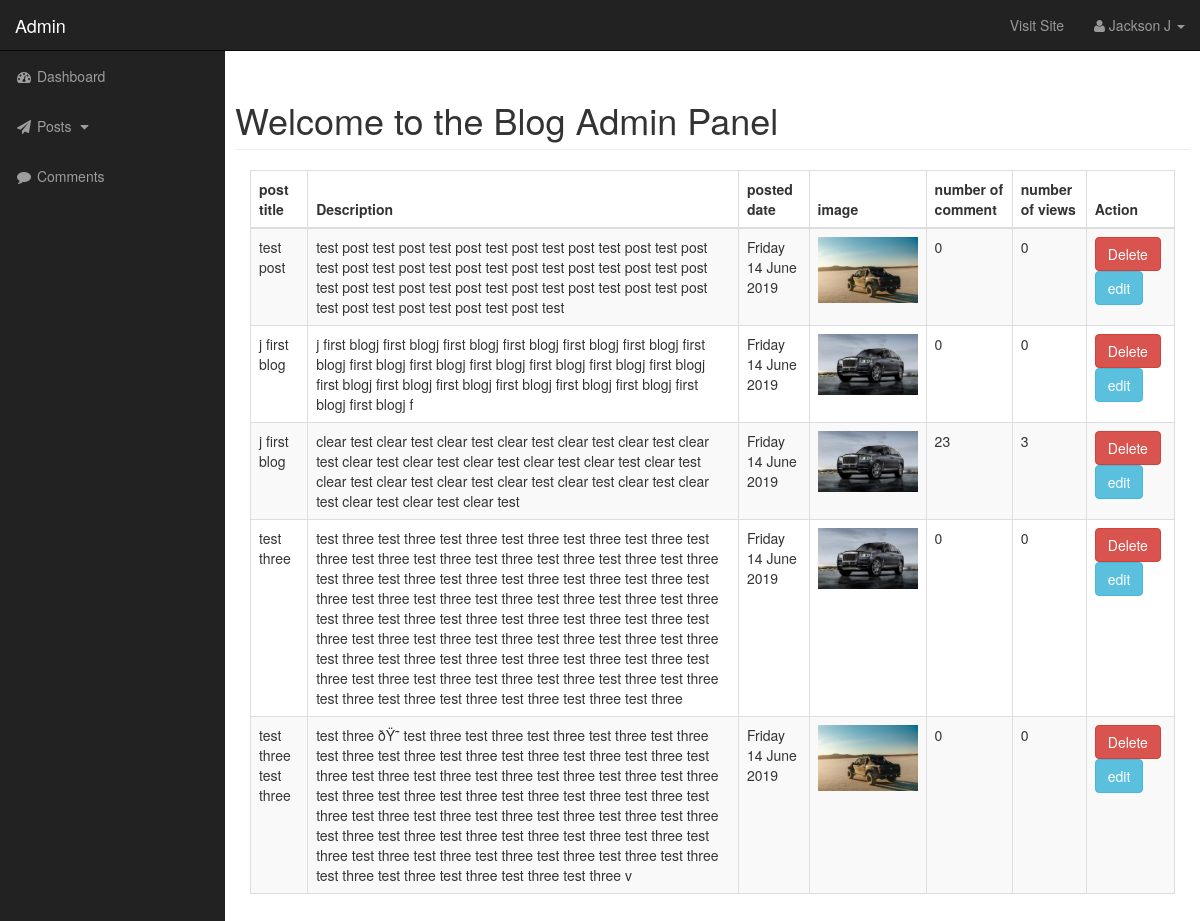
The page /admin/posts.php on the database its author committed.
### tables this page shows
CREATE TABLE `posts` (
  `id` int(11) NOT NULL,
  `title` varchar(255) NOT NULL,
  `description` text NOT NULL,
  `date` varchar(255) NOT NULL,
  `image` text NOT NULL,
  `comments` int(11) NOT NULL,
  `views` int(11) NOT NULL
);

### admin/includes/function.php (the view, shortened to what this page needs)
<?php
include "db.php";
function show_posts(){
    global $connection;
    $query = "SELECT * FROM posts";
    $result = mysqli_query($connection, $query);
    while ($row = mysqli_fetch_assoc($result)){
        $title = $row['title'];
        $description = $row['description'];
        $image = $row['image'];
        $date = $row['date'];
        $views = $row['views'];
        $comments = $row['comments'];
        echo "<tr>";
        echo "<td>{$title}</td>";
        echo "<td>{$description}</td>";
        echo "<td>{$date}</td>";
        echo "<td><img src='images/{$image}' width='100px'></td>";
        echo "<td>{$views}</td>";
        echo "<td>{$comments}</td>";
        echo "<td>
        <button type='button' class='btn btn-danger'>Delete</button>
        <button type='button' class='btn btn-info'>edit</button>
        </td>";
        echo "</tr>";
    }
}
?>

### admin/includes/header.php (shortened to what this page needs)
<!DOCTYPE html>
<html lang="en">
<head>
    <link href="css/bootstrap.min.css" rel="stylesheet">
    <link href="css/sb-admin.css" rel="stylesheet">
    <link href="font-awesome/css/font-awesome.min.css" rel="stylesheet" type="text/css">
<body>

### admin/posts.php (shortened to what this page needs)
<?php include 'includes/header.php'; ?>
<div id="wrapper">
	<?php include 'includes/navigation.php'; ?>
	<div id="page-wrapper">
		<div class="container-fluid">
			<div class="row">
					<h1 class="page-header">
						Welcome to the Blog Admin Panel
					</h1>
			  </div>
			  <table class="table table-bordered table-striped table-hover">
						<thead>
							<th>post title</th>
							<th>Description</th>
							<th>posted date</th>
							<th>image</th>
							<th>number of comment</th>
							<th>number of views</th>
							<th>Action</th>
						</thead>
						<tbody>
							<?php
							include_once "includes/function.php";
							show_posts();
							?>
						</tbody>
                   </table>
		</div>
			</div>
		</div>
</body>
</html>

### admin/includes/navigation.php (shortened to what this page needs)
<nav class="navbar navbar-inverse navbar-fixed-top" role="navigation">
           <div class="navbar-header">
               <a class="navbar-brand" href="index.php">Admin</a>
           </div>
           <ul class="nav navbar-right top-nav">
                 <li><a href="../index.php">Visit Site</a></li>
               <li class="dropdown">
                   <a href="#" class="dropdown-toggle" data-toggle="dropdown"><i class="fa fa-user"></i> Jackson J <b class="caret"></b></a>
               </li>
           </ul>
           <div class="collapse navbar-collapse navbar-ex1-collapse">
               <ul class="nav navbar-nav side-nav">
                   <li>
                       <a href="index.php"><i class="fa fa-fw fa-dashboard"></i> Dashboard</a>
                   </li>
                   <li>
                       <a href="javascript:;" data-toggle="collapse" data-target="#demo"><i class="fa fa-fw fa-send"></i> Posts  <i class="fa fa-fw fa-caret-down"></i></a>
                   </li>
                   <li>
                       <a href="comment.php"><i class="fa fa-fw fa-comment"></i> Comments </a>
                   </li>
               </ul>
           </div>
       </nav>

### admin/css/sb-admin.css (style rules this page uses)
body { margin-top: 100px; background-color: #222; }
@media (min-width:768px) { body { margin-top: 50px; } }
#wrapper { padding-left: 0; }
#page-wrapper { width: 100%; padding: 0; background-color: #fff; }
@media (min-width:768px) { #wrapper { padding-left: 225px; } }
@media (min-width:768px) { #page-wrapper { padding: 10px; } }
.top-nav { padding: 0 15px; }
.top-nav>li { display: inline-block; float: left; }
.top-nav>li>a { padding-top: 15px; padding-bottom: 15px; line-height: 20px; color: #999; }
@media (min-width:768px) { .side-nav { position: fixed; top: 51px; left: 225px; width: 225px; margin-left: -225px; border: none; border-radius: 0; overflow-y: auto; background-color: #222; } }
@media (min-width:768px) { .side-nav>li>a { width: 225px; } }

### rows shown on the page
posts: title "test post", description "test post test post test post test post test post test post test post test post test post test post test post test post test post test post test post test post test post test post test post test post test post test post test post test post test post test", date "Friday 14 June 2019", image (picture), views "0", comments "0"
posts: title "j first blog", description "j first blogj first blogj first blogj first blogj first blogj first blogj first blogj first blogj first blogj first blogj first blogj first blogj first blogj first blogj first blogj first blogj first blogj first blogj first blogj first blogj first blogj f", date "Friday 14 June 2019", image (picture), views "0", comments "0"
posts: title "j first blog", description "clear test clear test clear test clear test clear test clear test clear test clear test clear test clear test clear test clear test clear test clear test clear test clear test clear test clear test clear test clear test clear test clear test clear test", date "Friday 14 June 2019", image (picture), views "23", comments "3"
posts: title "test three", description "test three test three test three test three test three test three test three test three test three test three test three test three test three test three test three test three test three test three test three test three test three test three test three test three test three test three test three test three test three test three test three test three test three test three test three test three test three test three test three test three test three test three test three test three test three test three test three test three test three test three test three test three test three test three test three test three test three test three", date "Friday 14 June 2019", image (picture), views "0", comments "0"
posts: title "test three test three", description "test three ðŸ˜ test three test three test three test three test three test three test three test three test three test three test three test three test three test three test three test three test three test three test three test three test three test three test three test three test three test three test three test three test three test three test three test three test three test three test three test three test three test three test three test three test three test three test three test three test three test three test three test three test three v", date "Friday 14 June 2019", image (picture), views "0", comments "0"
